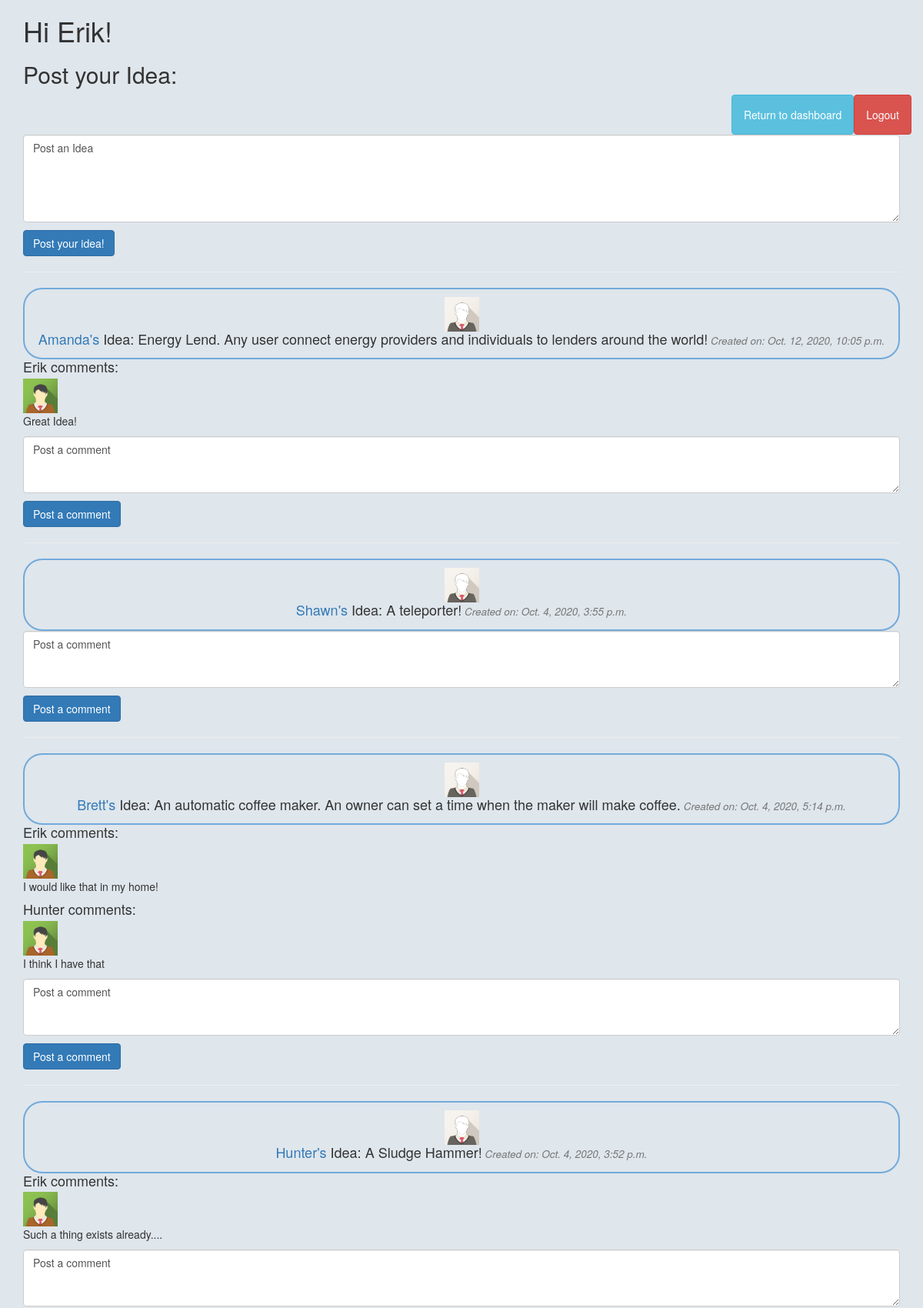
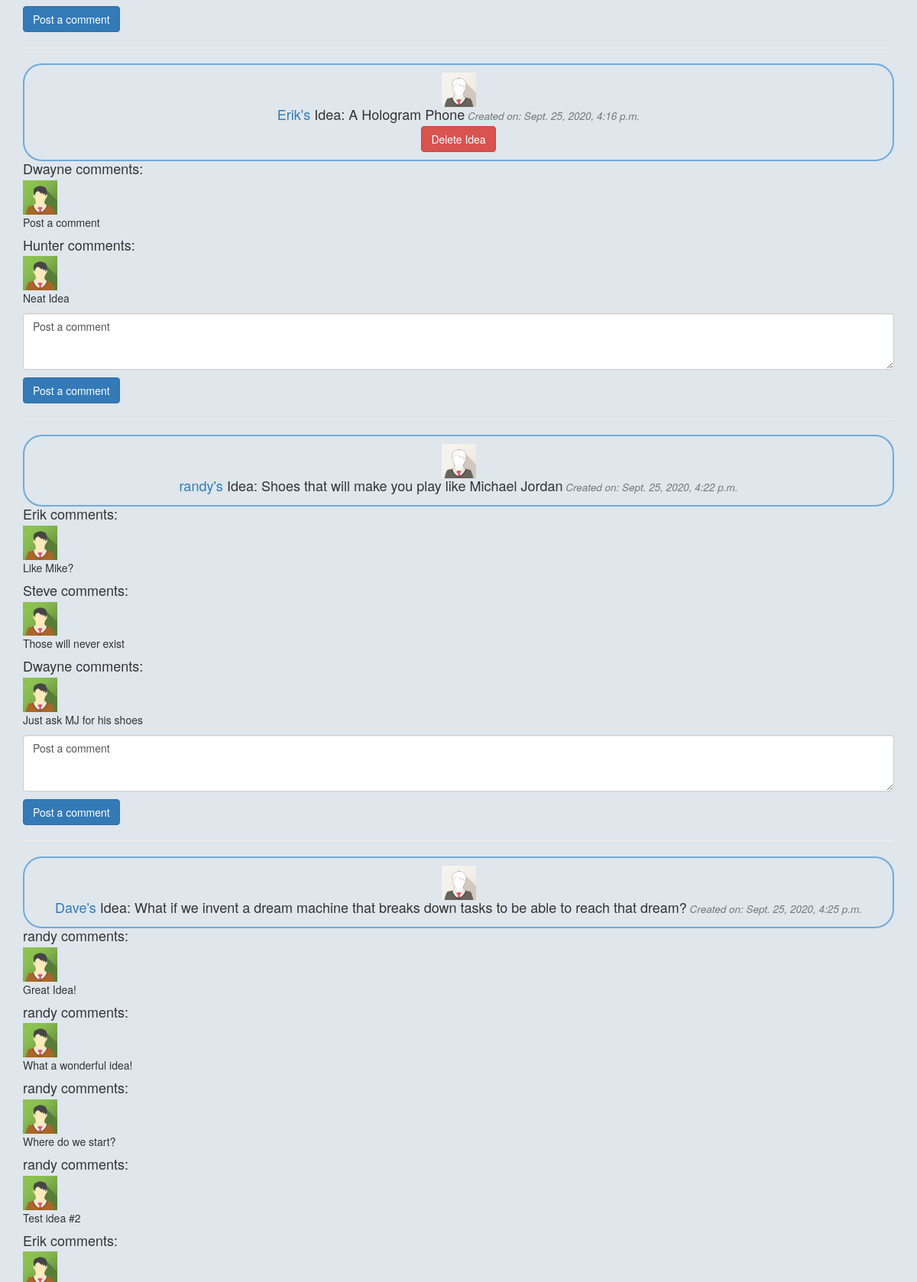
Screenshot of /ideas (signed in, upper part) with the database file from the repository (2 pictures, top to bottom).
### app_one/models.py (models this page shows)
class User(models.Model):
    first_name = models.CharField(max_length=255)
    last_name = models.CharField(max_length=255)
    email = models.CharField(max_length=255)
    password = models.CharField(max_length=60)
    user_level = models.IntegerField()
    created_at = models.DateTimeField(auto_now_add=True)
    updated_at = models.DateTimeField(auto_now=True)
    objects = UserManager()

class Idea(models.Model):
    idea = models.TextField()
    user = models.ForeignKey(User, related_name='ideas', on_delete=models.CASCADE)
    created_at = models.DateTimeField(auto_now_add=True)
    updated_at = models.DateTimeField(auto_now=True)

class Comment(models.Model):
    comment = models.CharField(max_length=255)
    poster = models.ForeignKey(User, related_name='comments', on_delete=models.CASCADE)
    wall_idea = models.ForeignKey(Idea, related_name='post_comments', on_delete=models.CASCADE)

### app_one/views.py (the view)
# urls.py: path('ideas', views.ideas_page),
def ideas_page(request):
    context = {
        'user': User.objects.get(id=request.session['user_id']),
        'all_users': User.objects.all(),
        'all_ideas': Idea.objects.all().order_by('-created_at'),
        'all_comments': Comment.objects.all()
    }
    return render(request, 'ideas_page.html', context)

### app_one/templates/ideas_page.html (shortened to what this page needs)
<!DOCTYPE html>
<html lang="en">
<head>
    <link rel="stylesheet" href="https://maxcdn.bootstrapcdn.com/bootstrap/3.4.1/css/bootstrap.min.css">
    {% load static %}
    <link rel="stylesheet" href="{% static 'css/ideas_page.css' %}">
</head>
<body>
    <div class="container">
        <h1>Hi {{ user.first_name }}!</h1>
        <h2>Post your Idea:</h2>
        <ul class="nav navbar-nav navbar-right">
            <li><a href="/dashboard" id="dashboard" class="btn btn-info">Return to dashboard</a></li>
            <li><a href="/logout" class="btn btn-danger">Logout</a></li>
        </ul>
        <form class="newidea" action="/post_idea" method="POST">
            <div class="form-group">
            <p><textarea name="idea" class="form-control" rows="5">Post an Idea</textarea></p>
            <p><input type="submit" class="btn btn-primary" value="Post your idea!"></p>
            </div>
        </form>
        <hr>
        <div id="idea_div" class="media-body">
            {% for idea in all_ideas %}
            <div class='idea_box'>
                <img src="{% static 'images/img_avatar1.png' %}">
                <h4 id="idea_animation" class="media-heading"><a href="/user/{{ idea.user.id }}">{{ idea.user.first_name }}'s</a> Idea: {{ idea.idea }}<small><i> Created on: {{ idea.user.created_at }}</i></small></h4>
            {% if idea.user.id == user.id %}
                <a href="/delete_idea/{{ idea.id }}" class="btn btn-danger">Delete Idea</a>
            {% endif %}
            </div>
            <div class='media-body'>
                {% for comment in all_comments %}
                    {% if idea.id == comment.wall_idea.id %}
                    <h4 class='media-heading'>{{ comment.poster.first_name }} comments:</h4>
                    <img src="{% static 'images/img_avatar2.png' %}">
                <p>{{ comment.comment }}</p>
                {% endif %}
                {% endfor %}
                <form action="/post_comment/{{ idea.id }}" method="POST">
                    <div class="form-group">
                    <p><textarea name="comment" class="form-control" rows="3" >Post a comment</textarea></p>
                    <p><input type="submit" class="btn btn-primary" value="Post a comment"></p>
                    </div>
                </form>
                <hr>
            {% endfor %}
            </div>
        </div>
    </div>
</body>
</html>

### app_one/static/css/ideas_page.css (style rules this page uses)
img { width: 45px; }
body { background-color: #dfe6ec; }
.idea_box { border: 2px solid #71aadb; padding: 10px; text-align: center; border-radius: 25px; }

### rows the page displays
User: first_name "Erik"
Idea: user.first_name "Amanda", idea "Energy Lend. Any user connect energy providers and individuals to lenders around the world!", user.created_at "Oct. 12, 2020, 10:05 p.m."
Comment: poster.first_name "Erik", comment "Great Idea!"
Idea: user.first_name "Shawn", idea "A teleporter!", user.created_at "Oct. 4, 2020, 3:55 p.m."
Idea: user.first_name "Brett", idea "An automatic coffee maker. An owner can set a time when the maker will make coffee.", user.created_at "Oct. 4, 2020, 5:14 p.m."
Comment: poster.first_name "Erik", comment "I would like that in my home!"
Comment: poster.first_name "Hunter", comment "I think I have that"
Idea: user.first_name "Hunter", idea "A Sludge Hammer!", user.created_at "Oct. 4, 2020, 3:52 p.m."
Comment: poster.first_name "Erik", comment "Such a thing exists already...."
Idea: user.first_name "Erik", idea "A Hologram Phone", user.created_at "Sept. 25, 2020, 4:16 p.m."
Comment: poster.first_name "Dwayne", comment "Post a comment"
Comment: poster.first_name "Hunter", comment "Neat Idea"
Idea: user.first_name "randy", idea "Shoes that will make you play like Michael Jordan", user.created_at "Sept. 25, 2020, 4:22 p.m."
Comment: poster.first_name "Erik", comment "Like Mike?"
Comment: poster.first_name "Steve", comment "Those will never exist"
Comment: poster.first_name "Dwayne", comment "Just ask MJ for his shoes"
Idea: user.first_name "Dave", idea "What if we invent a dream machine that breaks down tasks to be able to reach that dream?", user.created_at "Sept. 25, 2020, 4:25 p.m."
Comment: poster.first_name "randy", comment "Great Idea!"
Comment: poster.first_name "randy", comment "What a wonderful idea!"
Comment: poster.first_name "randy", comment "Where do we start?"
Comment: poster.first_name "randy", comment "Test idea #2"
Comment: poster.first_name "Erik"
